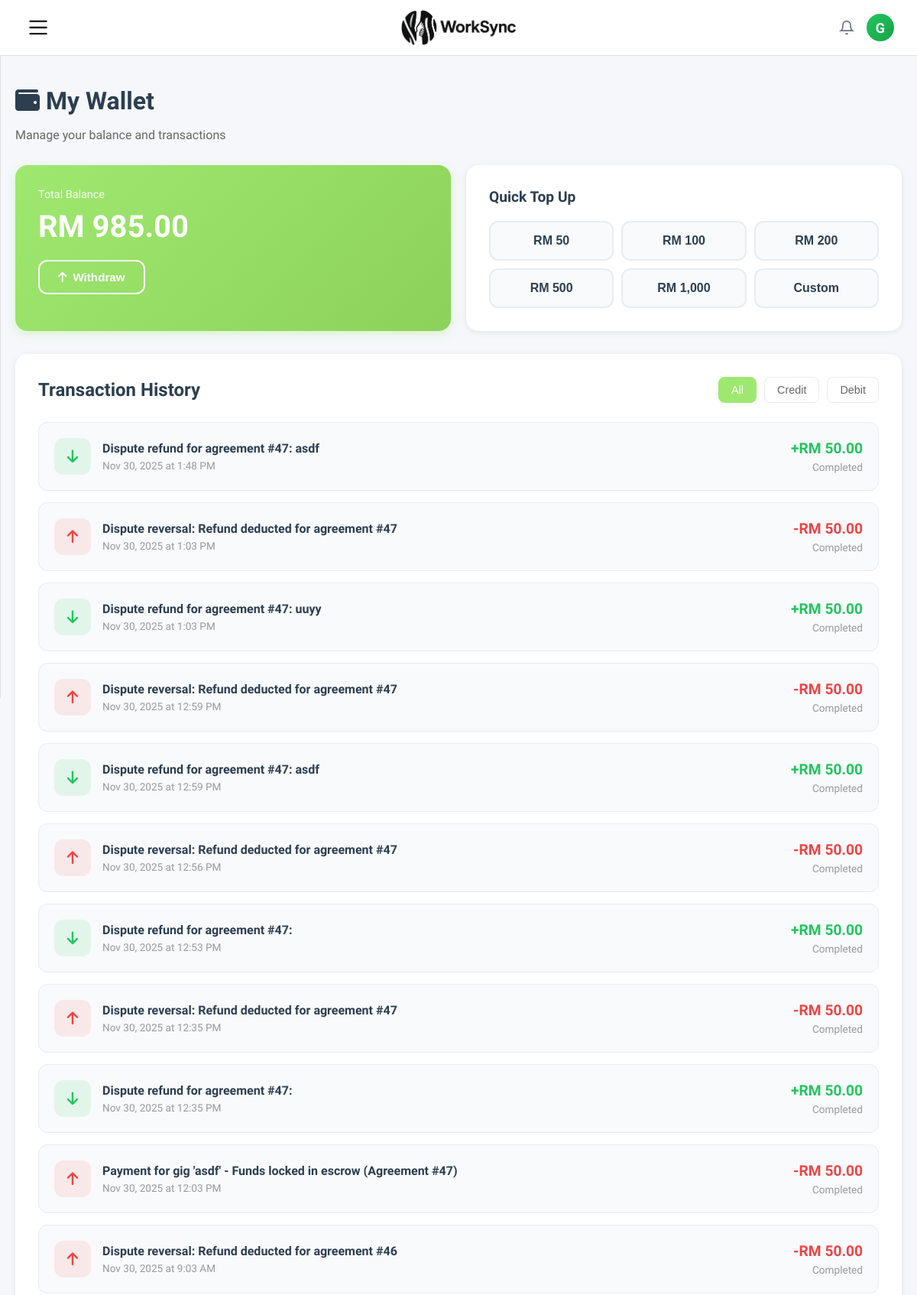
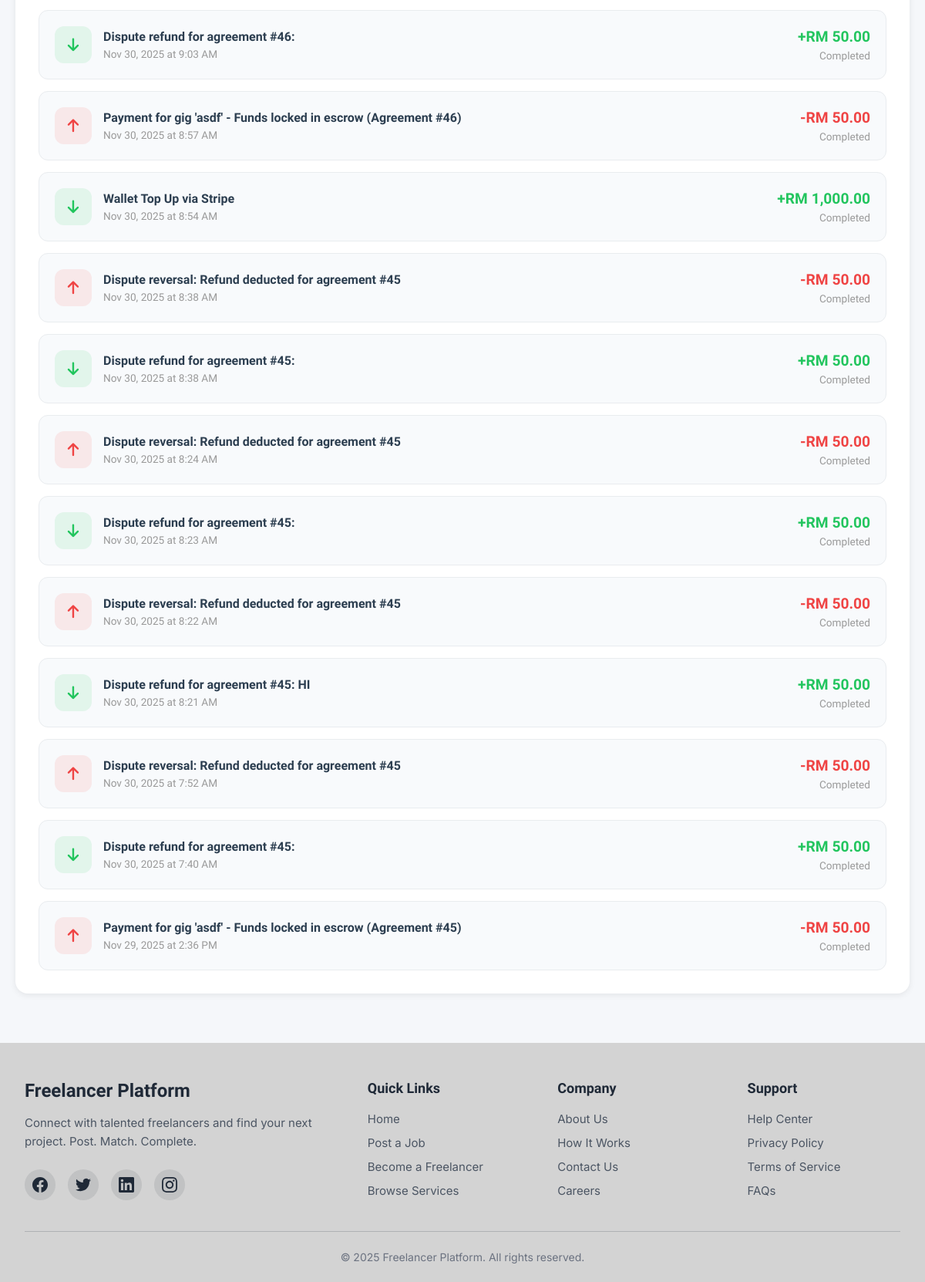
/page/payment/wallet.php (signed in), run on the app's committed database (2 pictures, top to bottom).
### tables this page shows
CREATE TABLE
  `client` (
    `ClientID` int (11) NOT NULL,
    `CompanyName` varchar(255) DEFAULT NULL,
    `Description` text DEFAULT NULL,
    `Email` varchar(255) DEFAULT NULL,
    `Password` varchar(255) DEFAULT NULL,
    `PhoneNo` varchar(50) DEFAULT NULL,
    `ProfilePicture` varchar(500) DEFAULT NULL,
    `Status` varchar(50) DEFAULT NULL,
    `Address` text DEFAULT NULL,
    `JoinedDate` timestamp NOT NULL DEFAULT current_timestamp(),
    `isDelete` tinyint (1) DEFAULT 0
  );

CREATE TABLE
  `wallet` (
    `WalletID` int (11) NOT NULL,
    `UserID` varchar(11) NOT NULL,
    `Balance` decimal(10, 2) NOT NULL,
    `LockedBalance` decimal(10, 2) NOT NULL,
    `LastUpdated` timestamp NOT NULL DEFAULT current_timestamp() ON UPDATE current_timestamp()
  );

CREATE TABLE
  `wallet_transactions` (
    `TransactionID` int (11) NOT NULL,
    `WalletID` int (11) NOT NULL,
    `Type` enum (
      'topup',
      'payment',
      'earning',
      'refund',
      'withdrawal'
    ) NOT NULL,
    `Amount` decimal(10, 2) NOT NULL,
    `Status` enum ('pending', 'completed', 'failed') NOT NULL DEFAULT 'pending',
    `Description` text DEFAULT NULL,
    `ReferenceID` varchar(100) DEFAULT NULL COMMENT 'Order ID, Payment ID, etc.',
    `CreatedAt` timestamp NOT NULL DEFAULT current_timestamp()
  );

### page/payment/wallet.php (the view, shortened to what this page needs)
<?php
$conn = getDBConnection();
$user_type = $_SESSION['user_type'];
$user_id = $_SESSION['user_id'];
$wallet = null;
$wallet_id = null;
$sql = "SELECT * FROM wallet WHERE UserID = ?";
$stmt = $conn->prepare($sql);
$stmt->bind_param('s', $user_id);
$stmt->execute();
$result = $stmt->get_result();
if ($result->num_rows > 0) {
    $wallet = $result->fetch_assoc();
    $wallet_id = $wallet['WalletID'];
}
$transactions = [];
$sql = "SELECT * FROM wallet_transactions WHERE WalletID = ? ORDER BY CreatedAt DESC LIMIT 50";
$stmt = $conn->prepare($sql);
$stmt->bind_param('i', $wallet_id);
$stmt->execute();
$result = $stmt->get_result();
while ($row = $result->fetch_assoc()) {
    $transactions[] = $row;
}
?>
<!DOCTYPE html>
<html lang="en">
<head>
    <link rel="stylesheet" href="/assets/css/app.css">
    <link rel="stylesheet" href="/assets/css/profile.css">
    <link rel="stylesheet" href="/assets/css/<?= $user_type === 'client' ? 'client' : 'freelancer' ?>.css">
    <link rel="stylesheet" href="https://cdnjs.cloudflare.com/ajax/libs/font-awesome/6.0.0/css/all.min.css">
</head>
<body>
    <?php
    include '../../includes/header.php';
    ?>
    <div class="main-content">
    <div class="wallet-container">
        <div class="wallet-header">
            <h1><i class="fas fa-wallet"></i> My Wallet</h1>
            <p>Manage your balance and transactions</p>
        </div>
        <div class="wallet-grid">
            <div class="wallet-card">
                <div class="wallet-card-label">Total Balance</div>
                <div class="wallet-balance">RM <?= number_format($wallet['Balance'], 2) ?></div>
                <div class="wallet-actions">
                    <button class="btn-withdraw" onclick="openWithdrawModal()">
                        <i class="fas fa-arrow-up"></i>
                        Withdraw
                    </button>
                </div>
            </div>
            <div class="quick-actions-card">
                <h3>Quick Top Up</h3>
                <div class="quick-amount-grid">
                    <button class="quick-amount-btn" onclick="quickTopup(50)">RM 50</button>
                    <button class="quick-amount-btn" onclick="quickTopup(100)">RM 100</button>
                    <button class="quick-amount-btn" onclick="quickTopup(200)">RM 200</button>
                    <button class="quick-amount-btn" onclick="quickTopup(500)">RM 500</button>
                    <button class="quick-amount-btn" onclick="quickTopup(1000)">RM 1,000</button>
                    <button class="quick-amount-btn" onclick="openTopupModal()">Custom</button>
                </div>
            </div>
        </div>
        <div class="transactions-section">
            <div class="transactions-header">
                <h2>Transaction History</h2>
                <div class="filter-tabs">
                    <button class="filter-tab active" data-filter="all">All</button>
                    <button class="filter-tab" data-filter="credit">Credit</button>
                    <button class="filter-tab" data-filter="debit">Debit</button>
                </div>
            </div>
            <div class="transaction-list">
                <?php if (count($transactions) > 0): ?>
                    <?php foreach ($transactions as $transaction): ?>
                        <?php
                            $isCredit = in_array($transaction['Type'], ['topup', 'refund', 'earning']);
                            $icon = $isCredit ? 'fa-arrow-down' : 'fa-arrow-up';
                            $typeClass = $isCredit ? 'credit' : 'debit';
                            $sign = $isCredit ? '+' : '-';
                        ?>
                        <div class="transaction-item" data-type="<?= $typeClass ?>">
                            <div class="transaction-left">
                                <div class="transaction-icon <?= $typeClass ?>">
                                    <i class="fas <?= $icon ?>"></i>
                                </div>
                                <div class="transaction-info">
                                    <h4><?= htmlspecialchars($transaction['Description']) ?></h4>
                                    <p><?= date('M j, Y \a\t g:i A', strtotime($transaction['CreatedAt'])) ?></p>
                                </div>
                            </div>
                            <div class="transaction-amount">
                                <div class="amount <?= $typeClass ?>">
                                    <?= $sign ?>RM <?= number_format($transaction['Amount'], 2) ?>
                                </div>
                                <div class="status"><?= ucfirst($transaction['Status']) ?></div>
                            </div>
                        </div>
                    <?php endforeach; ?>
                <?php endif; ?>
            </div>
        </div>
    </div>
    <?php require_once '../../_foot.php'; ?>
</body>
</html>

### includes/header.php (shortened to what this page needs)
<header class="profile-header">
    <div class="header-left">
        <?php if (isset($_SESSION['user_id']) && isset($_SESSION['user_type'])): ?>
        <label for="sidebarToggle" class="menu-toggle" aria-label="Toggle sidebar">
            <img src="/images/menu_.png" alt="Menu" class="menu-icon">
        </label>
        <?php endif; ?>
    </div>
    <div class="header-logo">
        <a href="<?php
            if (isset($_SESSION['user_id']) && isset($_SESSION['user_type'])) {
                if ($_SESSION['user_type'] === 'freelancer') {
                    echo '/freelancer_home.php';
                } else {
                    echo '/client_home.php';
                }
            } else {
                echo '/index.php';
            }
        ?>">
            <img src="/images/logo.png" alt="Logo" class="logo-img">
        </a>
    </div>
    <div class="header-actions">
        <svg class="notification-icon" width="20" height="20" viewBox="0 0 24 24" fill="none" stroke="currentColor" stroke-width="2">
            <path d="M18 8A6 6 0 0 0 6 8c0 7-3 9-3 9h18s-3-2-3-9"></path>
            <path d="M13.73 21a2 2 0 0 1-3.46 0"></path>
        </svg>
        <div class="profile-dropdown">
            <div class="profile-avatar" id="profileAvatar" style="width: 36px; height: 36px; border-radius: 50%; background-color: #22c55e; display: flex; align-items: center; justify-content: center; color: white; font-size: 18px; cursor: pointer; overflow: hidden; flex-shrink: 0;">
                <?php
                if (isset($_SESSION['user_id']) && isset($_SESSION['user_type'])) {
                    $user_id = $_SESSION['user_id'];
                    $user_type = $_SESSION['user_type'];
                    $conn = getDBConnection();
                    if ($user_type === 'freelancer') {
                        $table = 'freelancer';
                        $id_column = 'FreelancerID';
                        $name_col1 = 'FirstName';
                        $name_col2 = 'LastName';
                    } else {
                        $table = 'client';
                        $id_column = 'ClientID';
                        $name_col1 = 'CompanyName';
                        $name_col2 = null;
                    }
                    $query = "SELECT ProfilePicture, $name_col1" . ($name_col2 ? ", $name_col2" : "") . " FROM $table WHERE $id_column = ?";
                    $stmt = $conn->prepare($query);
                    $stmt->bind_param('i', $user_id);
                    $stmt->execute();
                    $result = $stmt->get_result();
                    if ($result && $result->num_rows > 0) {
                        $user = $result->fetch_assoc();
                        $profilePicture = $user['ProfilePicture'] ?? null;
                        $name1 = $user[$name_col1] ?? '';
                        $name2 = $name_col2 ? ($user[$name_col2] ?? '') : '';
                        if (!empty($profilePicture) && file_exists('../' . $profilePicture)) {
                            echo '<img src="' . htmlspecialchars($profilePicture) . '" alt="Profile" style="width: 100%; height: 100%; object-fit: cover; border-radius: 50%; display: block;">';
                        } else {
                            if ($user_type === 'freelancer') {
                                $initials = strtoupper(substr($name1 ?: 'F', 0, 1) . substr($name2 ?: 'L', 0, 1));
                            } else {
                                $initials = strtoupper(substr($name1 ?: 'C', 0, 1));
                            }
                            echo $initials;
                        }
                    } else {
                        echo '👤';
                    }
                } else {
                    echo '👤';
                }
                ?>
            </div>
        </div>
    </div>
</header>

### assets/css/app.css (style rules this page uses)
html { font-family: 'Momo Trust Display', sans-serif; margin: 0; padding: 0; width: 100%; }
body { margin: 0; padding: 0; width: 100%; }
.header-logo { display: flex; align-items: center; }
.header-logo a { text-decoration: none; display: flex; align-items: center; transition: opacity 0.2s ease; }
.logo-img { height: 45px; width: auto; object-fit: contain; }
.notification-icon { font-size: 20px; color: #6b7280; cursor: pointer; transition: color 0.2s ease; display: inline-block; }
.profile-dropdown { position: relative; display: inline-block; }
.profile-avatar { width: 36px; height: 36px; border-radius: 50%; background-color: #22c55e; display: flex; align-items: center; justify-content: center; color: white; font-size: 18px; cursor: pointer; transition: background-color 0.2s ease; }

### assets/css/profile.css (style rules this page uses)
.menu-toggle { background: none; border: none; cursor: pointer; padding: 8px; display: flex; align-items: center; justify-content: center; border-radius: 8px; transition: background-color 0.2s; }
.menu-toggle .menu-icon { width: 24px; height: 24px; object-fit: contain; }
.main-content { flex: 1; margin-left: 0; padding: 0; width: 100%; min-height: 100vh; background-color: #f0fde8; }
.profile-header { background-color: white; padding: 16px 30px; display: flex; justify-content: space-between; align-items: center; gap: 20px; border-bottom: 1px solid #e0e0e0; position: sticky; top: 0; z-index: 998; }
.header-left { display: flex; align-items: center; flex: 1; }
.header-logo { position: absolute; left: 50%; transform: translateX(-50%); display: flex; align-items: center; justify-content: center; }
.header-logo a { display: flex; align-items: center; justify-content: center; text-decoration: none; }
.header-logo .logo-img { width: 150px; height: 150px; object-fit: contain; }
.header-actions { display: flex; align-items: center; gap: 20px; flex: 1; justify-content: flex-end; }
.header-actions { display: flex; align-items: center; gap: 16px; flex-shrink: 0; }
.notification-icon { font-size: 20px; color: #6b7280; cursor: pointer; transition: color 0.2s ease; }
.profile-avatar { width: 40px; height: 40px; border-radius: 50%; background: linear-gradient(135deg, #22c55e, #16a34a); display: flex; align-items: center; justify-content: center; color: white; font-size: 16px; font-weight: 600; cursor: pointer; transition: all 0.2s ease; flex-shrink: 0; text-transform: uppercase; }
.profile-dropdown { position: relative; display: inline-block; }

### data on the page
client: CompanyName "G"
wallet: Balance "985.00"
wallet_transactions: Description "Dispute refund for agreement #47: asdf", CreatedAt "Nov 30, 2025 at 1:48 PM", Type "+", Amount "50.00", Status "Completed"
wallet_transactions: Description "Dispute reversal: Refund deducted for agreement #47", CreatedAt "Nov 30, 2025 at 1:03 PM", Type "-", Amount "50.00", Status "Completed"
wallet_transactions: Description "Dispute refund for agreement #47: uuyy", CreatedAt "Nov 30, 2025 at 1:03 PM", Type "+", Amount "50.00", Status "Completed"
wallet_transactions: Description "Dispute reversal: Refund deducted for agreement #47", CreatedAt "Nov 30, 2025 at 12:59 PM", Type "-", Amount "50.00", Status "Completed"
wallet_transactions: Description "Dispute refund for agreement #47: asdf", CreatedAt "Nov 30, 2025 at 12:59 PM", Type "+", Amount "50.00", Status "Completed"
wallet_transactions: Description "Dispute reversal: Refund deducted for agreement #47", CreatedAt "Nov 30, 2025 at 12:56 PM", Type "-", Amount "50.00", Status "Completed"
wallet_transactions: Description "Dispute refund for agreement #47:", CreatedAt "Nov 30, 2025 at 12:53 PM", Type "+", Amount "50.00", Status "Completed"
wallet_transactions: Description "Dispute reversal: Refund deducted for agreement #47", CreatedAt "Nov 30, 2025 at 12:35 PM", Type "-", Amount "50.00", Status "Completed"
wallet_transactions: Description "Dispute refund for agreement #47:", CreatedAt "Nov 30, 2025 at 12:35 PM", Type "+", Amount "50.00", Status "Completed"
wallet_transactions: Description "Payment for gig 'asdf' - Funds locked in escrow (Agreement #47)", CreatedAt "Nov 30, 2025 at 12:03 PM", Type "-", Amount "50.00", Status "Completed"
wallet_transactions: Description "Dispute reversal: Refund deducted for agreement #46", CreatedAt "Nov 30, 2025 at 9:03 AM", Type "-", Amount "50.00", Status "Completed"
wallet_transactions: Description "Dispute refund for agreement #46:", CreatedAt "Nov 30, 2025 at 9:03 AM", Type "+", Amount "50.00", Status "Completed"
wallet_transactions: Description "Payment for gig 'asdf' - Funds locked in escrow (Agreement #46)", CreatedAt "Nov 30, 2025 at 8:57 AM", Type "-", Amount "50.00", Status "Completed"
wallet_transactions: Description "Wallet Top Up via Stripe", CreatedAt "Nov 30, 2025 at 8:54 AM", Type "+", Amount "1,000.00", Status "Completed"
wallet_transactions: Description "Dispute reversal: Refund deducted for agreement #45", CreatedAt "Nov 30, 2025 at 8:38 AM", Type "-", Amount "50.00", Status "Completed"
wallet_transactions: Description "Dispute refund for agreement #45:", CreatedAt "Nov 30, 2025 at 8:38 AM", Type "+", Amount "50.00", Status "Completed"
wallet_transactions: Description "Dispute reversal: Refund deducted for agreement #45", CreatedAt "Nov 30, 2025 at 8:24 AM", Type "-", Amount "50.00", Status "Completed"
wallet_transactions: Description "Dispute refund for agreement #45:", CreatedAt "Nov 30, 2025 at 8:23 AM", Type "+", Amount "50.00", Status "Completed"
wallet_transactions: Description "Dispute reversal: Refund deducted for agreement #45", CreatedAt "Nov 30, 2025 at 8:22 AM", Type "-", Amount "50.00", Status "Completed"
wallet_transactions: Description "Dispute refund for agreement #45: HI", CreatedAt "Nov 30, 2025 at 8:21 AM", Type "+", Amount "50.00", Status "Completed"
wallet_transactions: Description "Dispute reversal: Refund deducted for agreement #45", CreatedAt "Nov 30, 2025 at 7:52 AM", Type "-", Amount "50.00", Status "Completed"
wallet_transactions: Description "Dispute refund for agreement #45:", CreatedAt "Nov 30, 2025 at 7:40 AM", Type "+", Amount "50.00", Status "Completed"
wallet_transactions: Description "Payment for gig 'asdf' - Funds locked in escrow (Agreement #45)", CreatedAt "Nov 29, 2025 at 2:36 PM", Type "-", Amount "50.00", Status "Completed"
